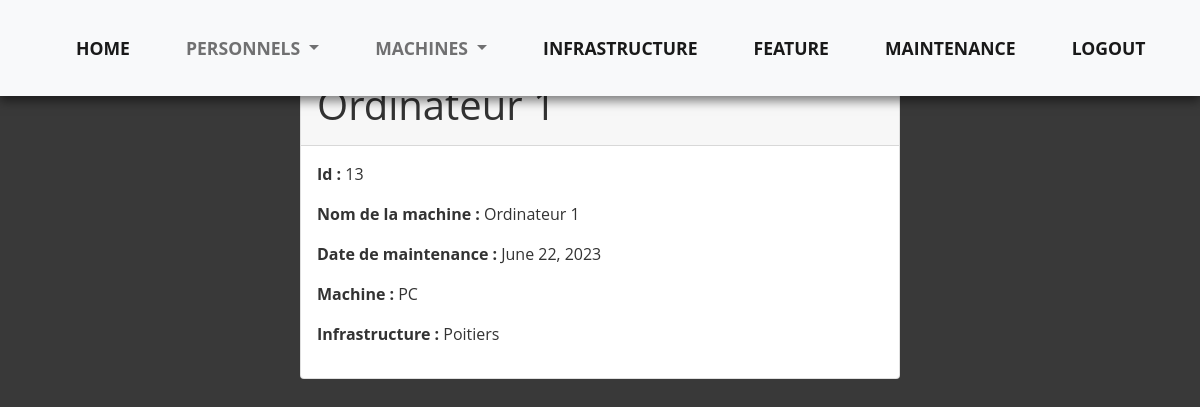
Page /computerApp/machine/13 (signed in) on the committed database.
### computerApp/models.py (models this page shows)
class Machine(models.Model):
    TYPE = (
        ('PC' , ('PC')),
        ('Mac',('MAc')),
        ('Serveur',('Serveur')),
        ('Switch',('Switch')),
        ('Routeur',('Routeur'))
    )
    Infrastructure = (
        ('Poitiers',('Poitiers')),
        ('Marseille',('Marseille')),
        ('Châtellerault',('Châtellerault')),
    )
    etat_choix = [
        ('on', 'ON'),
        ('off', 'OFF'),
        ('maintenance','maintenance')
    ]
    id = models.AutoField( primary_key=True,editable=False)
    nom_m = models.CharField(max_length = 200 )
    maintenanceDate = models.DateField(default=datetime.now())
    type_materiel = models.CharField(max_length = 40,choices=TYPE,default='PC')
    lieu_infrastructure = models.CharField(max_length = 60, choices=Infrastructure,default='Marseille')
    etat = models.CharField(max_length=12, choices=etat_choix, default='off')

### computerApp/views.py (the view)
# urls.py: path('machine/<pk>' ,views.machine_detail_view ,name='machine-detail'),
@login_required
def machine_detail_view(request,pk):
    machine = get_object_or_404(Machine,id=pk)
    context = {'machine':machine}
    return render(request,'computerApp/machine_detail.html',context)

### computerApp/templates/computerApp/machine_detail.html
{% extends 'index.html' %}
{% load static %}
{% block content%}
<link rel="stylesheet" type="text/css" href="{% static 'style_machine_detail.css' %}">
<body style='background-color: #393939;'>
<div style="margin-top:6%">
  <div class="container">
    <div class="card mx-auto mt-5 taille">
      <div class="card-header">
        <h1>{{machine.nom_m}}</h1>
      </div>
      <div class="card-body">
        <p> <strong>Id :</strong> {{machine.id}}</p>
        <p> <strong>Nom de la machine : </strong> {{machine.nom_m}}</p>
        <p> <strong>Date de maintenance : </strong> {{machine.maintenanceDate}} </p>
        <p> <strong>Machine :</strong> {{machine.type_materiel}} </p>
        <p> <strong>Infrastructure :</strong> {{machine.lieu_infrastructure}} </p>
      </div>
    </div>
  </div>
</div>
</body>
{% endblock%}

### computerApp/static/styles.css (style rules this page uses)
* { margin: 0; padding: 0; box-sizing: border-box; }
body { font-family: 'Open Sans', sans-serif; font-size: 16px; line-height: 1.5; color: #333; background-color: #fff; }
.container { max-width: 1200px; margin-left: auto; margin-right: auto; padding-left: 15px; padding-right: 15px; }

### computerApp/static/style_machine_detail.css (style rules this page uses)
.taille { max-width: 600px; }

### rows in the picture
Machine: nom_m "Ordinateur 1", id "13", maintenanceDate "June 22, 2023", type_materiel "PC", lieu_infrastructure "Poitiers"
